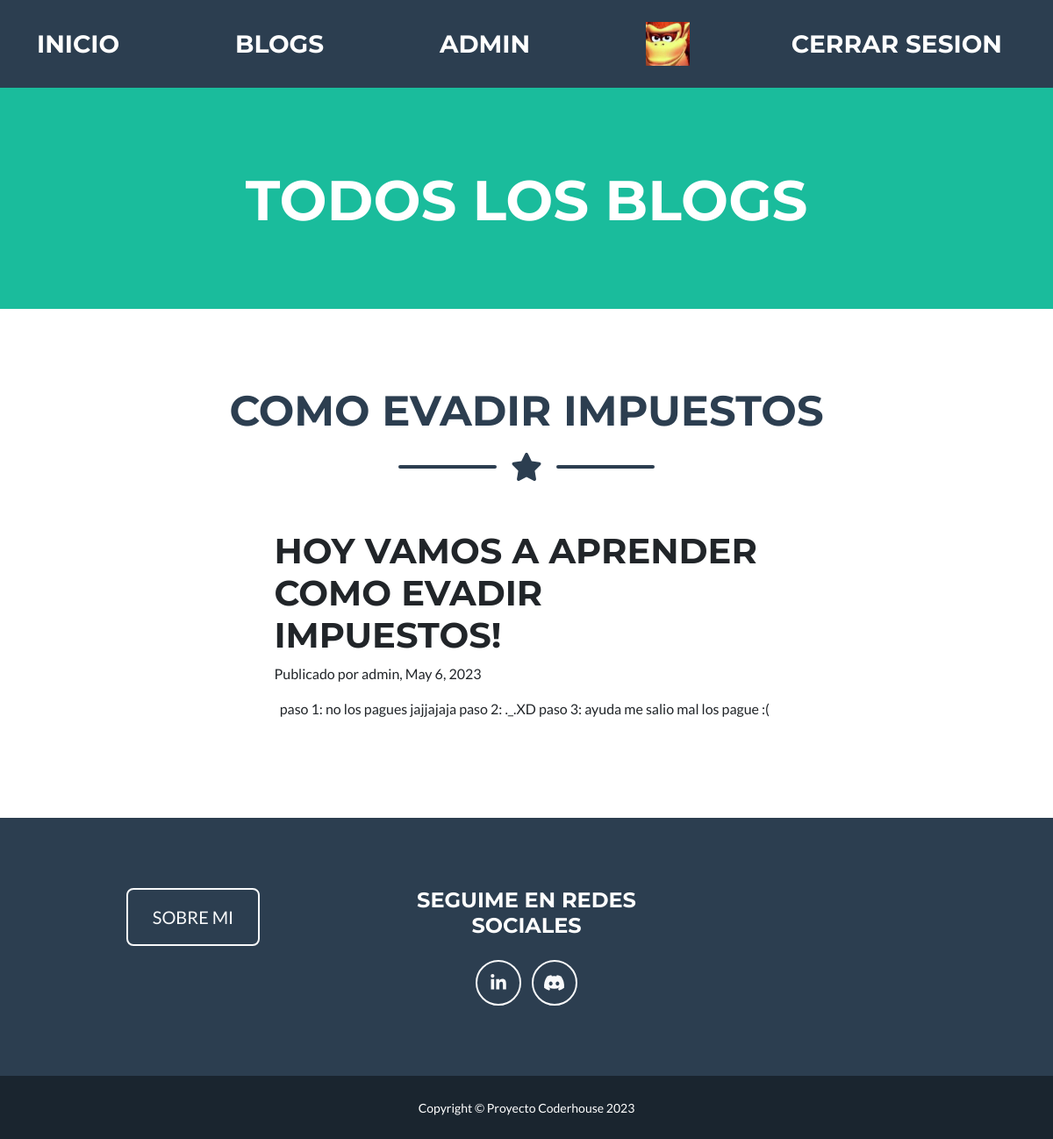
Page /accounts/listaDeBlogs/6 (signed in) on the committed database.
### accounts/models.py (models this page shows, shortened)
class BlogCreado(models.Model):
    tituloDelBlog=models.CharField(max_length=50)
    subtituloDelBlog=models.CharField(max_length=100)
    cuerpoDelBlog=models.TextField()
    autorDelBlog=models.CharField(max_length=50)
    fechaDelBlog=models.DateField()

### accounts/views.py (the view)
# urls.py: path("listaDeBlogs/<int:id>", verBlog, name="verBlog"),
@login_required
def verBlog(request, id):
    blog=BlogCreado.objects.get(id=id)
    blogs=BlogCreado.objects.filter(id__icontains=id)
    return render(request, "verBlog.html" ,{"blogs": blogs, "avatar":obtenerAvatar(request)})

### accounts/views.py (called while the page is built)
@login_required
def obtenerAvatar(request):
    avatares=Avatar.objects.filter(user=request.user.id)
    if len(avatares)!=0:
        return avatares[0].imagen.url
    else:
        return "/media/avatars/default.png"

### templates/verBlog.html (shortened to what this page needs)
{% extends "padre.html" %}
{% load static %}
{% block navBar %}
        <nav class="navbar navbar-expand-lg bg-secondary text-uppercase fixed-top" id="mainNav">
            <div class="container">
                <a class="navbar-brand" href="{% url "inicio" %}">INICIO</a>
                <a class="navbar-brand" href="{% url "listaDeBlogs" %}">Blogs</a>
                <a class="navbar-brand" href="{% url "perfilDeUsuario" %}">{{ user.username }}</a>
                <img src="{{ avatar }}" alt="Avatar" style="width:50px;height:50px;">
                <a class="navbar-brand" href="{% url "logout" %}">Cerrar Sesion</a>
            </div>
        </nav>
{% endblock navBar %}
{% block titulo %}
<h1 class="masthead-heading text-uppercase mb-0">Todos los blogs</h1>
{% endblock titulo %}
{% block primerSeccionPagina %}
<section class="page-section portfolio" id="portfolio">
    {% for blog in blogs %}
    <div class="container">
        <h2 class="page-section-heading text-center text-uppercase text-secondary mb-0"> {{ blog.tituloDelBlog }}</h2>
        <div class="divider-custom">
            <div class="divider-custom-line"></div>
            <div class="divider-custom-icon"><i class="fas fa-star"></i></div>
            <div class="divider-custom-line"></div>
        </div>
        <div class="container px-4 px-lg-5">
            <div class="row gx-4 gx-lg-5 justify-content-center">
                <div class="col-md-10 col-lg-8 col-xl-7">
                    <div class="post-preview">
                            <h1 class="post-title">{{ blog.subtituloDelBlog.upper }}</h1>
                            <p class="post-subtitle"> Publicado por {{blog.autorDelBlog}}, {{blog.fechaDelBlog}}</p>
                        <p class="post-meta">
                            {{ blog.cuerpoDelBlog}}
                        </p>
                    </div>
                </div>
            </div>
        </div>
    </div>
    {% endfor %}
</section>
{% endblock primerSeccionPagina %}

### rows in the picture
BlogCreado: tituloDelBlog "COMO EVADIR IMPUESTOS", subtituloDelBlog "HOY VAMOS A APRENDER COMO EVADIR IMPUESTOS!", autorDelBlog "admin", fechaDelBlog "May 6, 2023", cuerpoDelBlog "paso 1: no los pagues jajjajaja paso 2: ._.XD paso 3: ayuda me salio mal los pague :("

### other values in the picture
{{ user.username }} "ADMIN"
